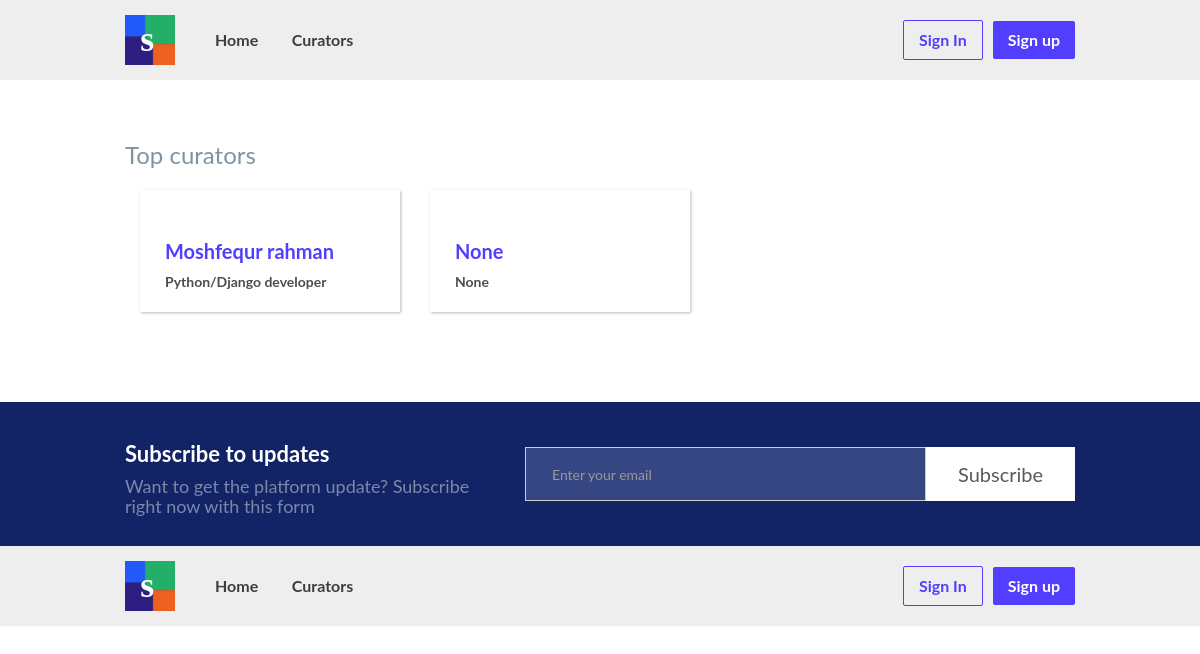
Screenshot of /curators/ with the database file from the repository.
### users/models.py (models this page shows, shortened)
class Profile(models.Model):
    user = models.OneToOneField(settings.AUTH_USER_MODEL, on_delete=models.CASCADE, related_name='profile')
    name = models.CharField(max_length=100, null=True, blank=True)
    email = models.EmailField(max_length=100, null=True, blank=True)
    designation = models.CharField(max_length=500, null=True, blank=True)
    bio = models.CharField(max_length=500, null=True, blank=True)
    source_bio = models.CharField(max_length=500, null=True, blank=True)
    image = models.ImageField(upload_to='profile_pics', blank=True)

### users/views.py (the view)
# urls.py: path('curators/', ProfileListView.as_view(), name='curators'),
class ProfileListView(ListView):
    model = Profile
    context_object_name = 'curators_list'
    template_name = 'users/curators_list.html'

### templates/users/curators_list.html (shortened to what this page needs)
{% extends 'base.html' %}
{% block content %}
    {% include 'curators.html' %}
    {% include 'subscribe.html' %}
{% endblock %}

### templates/curators.html (shortened to what this page needs)
{% load static %}
  <div class="wrap">
    <div class="tags-row">
      <h3 class="tag-title">Top curators</h3>
      <div class="tags-block curators">
          {% for curator in curators_list %}
              <a href="{% url 'users:profile' curator.pk %}" class="curator_link_blog w-inline-block">
                  <h1 class="curator-name">{{ curator.name }}</h1>
                  <p class="curator-bio">{{ curator.bio }}<br></p>
              </a>
          {% endfor %}
      </div>
    </div>
  </div>

### static/css/webflow.css (style rules this page uses)
* { -webkit-box-sizing: border-box; -moz-box-sizing: border-box; box-sizing: border-box; }
html { height: 100%; }
body { margin: 0; min-height: 100%; background-color: #fff; font-family: Arial, sans-serif; font-size: 14px; line-height: 20px; color: #333; }
.w-inline-block { max-width: 100%; display: inline-block; }
h1, h2, h3, h4, h5, h6 { font-weight: bold; margin-bottom: 10px; }
h1 { font-size: 38px; line-height: 44px; margin-top: 20px; }
h3 { font-size: 24px; line-height: 30px; margin-top: 20px; }
p { margin-top: 0; margin-bottom: 10px; }

### static/css/skilbook.webflow.css (style rules this page uses)
.body { font-family: Lato, sans-serif; }
.wrap { max-width: 950px; margin-right: auto; margin-left: auto; }
.tags-row { margin-top: 60px; margin-bottom: 60px; }
.tag-title { margin-top: 0px; margin-bottom: 20px; color: #8094a0; font-weight: 400; }
.tags-block.curators { display: -webkit-box; display: -webkit-flex; display: -ms-flexbox; display: flex; -webkit-flex-wrap: wrap; -ms-flex-wrap: wrap; flex-wrap: wrap; }
.curator-name { color: #513eff; font-size: 20px; line-height: 22px; }
.curator-bio { color: rgba(0, 0, 0, 0.7); }
.curator_link_blog { display: block; width: 260px; margin-right: 15px; margin-bottom: 30px; margin-left: 15px; padding: 10px 25px; box-shadow: 1px 1px 3px 0 rgba(0, 0, 0, 0.27); font-weight: 700; text-decoration: none; }

### rows the page displays
Profile: name "Moshfequr rahman", bio "Python/Django developer"
Profile: name "None", bio "None"
